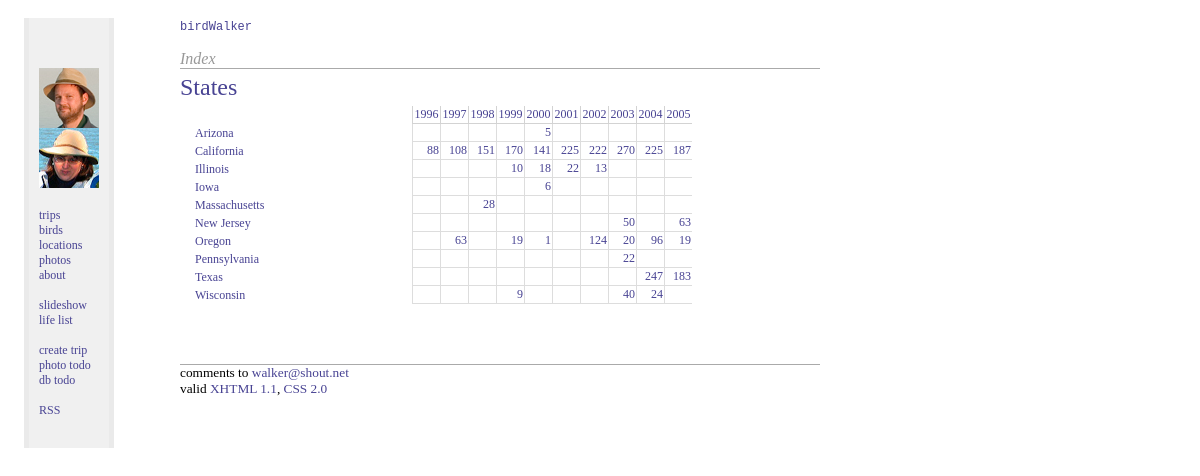
The app's page /stateindex.php with its own data.
### tables this page shows
CREATE TABLE state (
  objectid mediumint(9) NOT NULL auto_increment,
  Name varchar(16) default NULL,
  Abbreviation varchar(16) default NULL,
  Notes text,
  PRIMARY KEY  (objectid)
) TYPE=MyISAM;

### stateindex.php (the view, shortened to what this page needs)
<?php
require_once("./birdwalker.php");
$stateStats = performQuery("SELECT
    location.State,
    count(distinct sighting.SpeciesAbbreviation) AS SpeciesCount,
    year(sighting.TripDate) AS theyear
  FROM location, sighting
  WHERE sighting.LocationName=location.Name
  GROUP BY location.State, theyear
  ORDER BY State, theyear");
$visitedStatesQuery = performQuery("
    SELECT DISTINCT(state.objectid)
      FROM state, location, sighting
      WHERE state.Abbreviation=location.State and location.Name=sighting.LocationName ORDER BY state.Name");
while ($info = mysql_fetch_array($stateStats))
{
	$state = $info["State"];
	$year = $info["theyear"];
	$speciesCount = $info["SpeciesCount"];
	$table[$state][$year] = $speciesCount;
}
?>
    <div class=contentright>
      <div class="pagesubtitle">Index</div>
      <div class="titleblock">
        <div class=pagetitle>States</div>
      </div>
<table class=metadata cellpadding=1 cellspacing=0 width=80%>
  <tr><td></td><? insertYearLabels() ?></tr>
<? while ($info = mysql_fetch_array($visitedStatesQuery))
   { $id = $info["objectid"];
	 $info = getStateInfo($id);
     $state = $info["Abbreviation"]; ?>
    <tr>
      <td class=firstcell><a href="./statedetail.php?id=<?= $info["objectid"] ?>"><?= getStateNameForAbbreviation($state) ?></a></td>
<?	  for ($year = getEarliestYear(); $year <= getLatestYear(); $year++)
	  { ?>
		  <td class=bordered align=right>
<?
		if (array_key_exists($year, $table[$state]))
	    {
			echo "<a href=\"./specieslist.php?stateid=". $id . "&year=" . $year  . "\">" . $table[$state][$year] . "</a>";
		} ?>
         </td>
<?	  } ?>
    </tr>
<? } ?>
</table>
    </div>

### stylesheet.css (style rules this page uses)
.contentright { font: 10pt "Gill Sans", "Gill Sans MT", SansSerif; left: 15%; width: 640px; top: 50px; padding-bottom: 30px; position: absolute; }
.pagetitle { font: 18pt "Gill Sans", "Gill Sans MT", SansSerif; color:#484393 }
.pagesubtitle { font: 12pt "Gill Sans", "Gill Sans MT", SansSerif; font-style: italic; color: #999999 }
.metadata { font: 9pt "Gill Sans", "Gill Sans MT", SansSerif }
.titleblock { border-top: solid 1px #AAAAAA; padding-top: 5px; margin-bottom: 5px }
.firstcell { padding-left: 15px; white-space: nowrap; }
.bordered { border-left: solid 1px #DDDDDD; border-bottom: solid 1px #DDDDDD; width: 25px }
a { color:#484393; text-decoration:none; }

### records on screen
state: getStateNameForAbbreviation($state) "Arizona", Abbreviation "5"
state: getStateNameForAbbreviation($state) "California", Abbreviation "88", Abbreviation "108", Abbreviation "151", Abbreviation "170", Abbreviation "141", Abbreviation "225", Abbreviation "222", Abbreviation "270", Abbreviation "187"
state: getStateNameForAbbreviation($state) "Illinois", Abbreviation "10", Abbreviation "18", Abbreviation "22", Abbreviation "13"
state: getStateNameForAbbreviation($state) "Iowa", Abbreviation "6"
state: getStateNameForAbbreviation($state) "Massachusetts", Abbreviation "28"
state: getStateNameForAbbreviation($state) "New Jersey", Abbreviation "50", Abbreviation "63"
state: getStateNameForAbbreviation($state) "Oregon", Abbreviation "63", Abbreviation "19", Abbreviation "1", Abbreviation "124", Abbreviation "20", Abbreviation "96"
state: getStateNameForAbbreviation($state) "Pennsylvania", Abbreviation "22"
state: getStateNameForAbbreviation($state) "Texas", Abbreviation "247", Abbreviation "183"
state: getStateNameForAbbreviation($state) "Wisconsin", Abbreviation "9", Abbreviation "40", Abbreviation "24"
